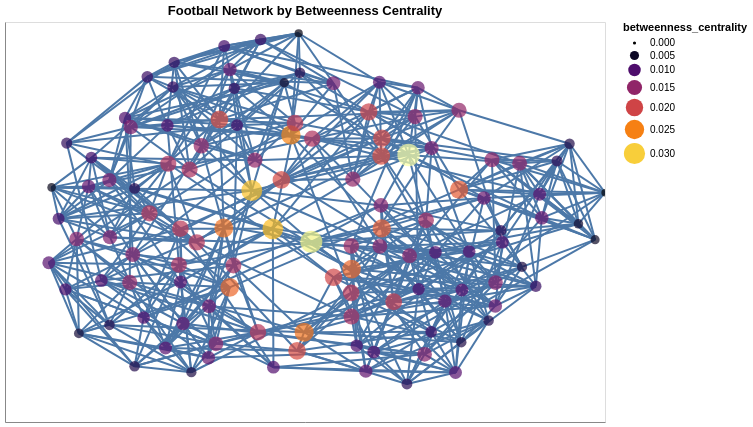

The cell this chart's notebook holds for it:
### Markdown cell above
### Betweenness Centrality

Assumption: important nodes are close to other nodes.

Betweenness centrality of a node v is the sum of the fraction of all-pairs shortest paths that pass through v. The formula essentially looks at the number of shortest paths between nodes s and t that pass through node v and divides it by all number of shortest paths between s and t (and sums over all paths that don’t start or end with v)

### Code cell
fig, (ax1,ax2) = plt.subplots(1,2,figsize=(16, 12))
ax1 = sns.barplot(x='Betweenness Centrality', y='Team', data=metric_main_df.sort_values(by='Betweenness Centrality', ascending=False)['Betweenness Centrality'].reset_index().rename(columns={'index': 'Team'})[:15], palette='rocket_r', ax=ax1)
ax2 = sns.barplot(x='Betweenness Centrality', y='Team', data=metric_main_df.sort_values(by='Betweenness Centrality', ascending=False)['Betweenness Centrality'].reset_index().rename(columns={'index': 'Team'})[-15:], palette='mako', ax=ax2)
ax1.set(title="Top 15 teams based on Betweenness Centrality")
ax2.set(title="Bottom 15 teams based on Betweenness Centrality")
ax2.yaxis.set_label_position("right")
ax2.yaxis.tick_right()
plt.show()

n = n.mark_circle().encode(
        color=alt.Color('betweenness_centrality:Q', scale=alt.Scale(scheme='inferno')), 
        size=alt.Size('betweenness_centrality:Q',
                     scale=alt.Scale(range=[10,500])),
        tooltip=[alt.Tooltip('name'), alt.Tooltip('degree')]
        ).interactive()
e = e.mark_line().encode()

(e+n).properties(width=600,height=400, title='Football Network by Betweenness Centrality')

### Figure 1 — Vega-Lite specification as saved in the notebook (floating-point values rounded to 4 significant figures; data arrays with more than 128 entries replaced by an {"elided": "..."} marker saying what was removed)
{"config": {"view": {"continuousWidth": 300, "continuousHeight": 300}}, "layer": [{"data": {"name": "data-c6e45f55288c418d95e0f765ffafb300"}, "mark": {"type": "line"}, "encoding": {"detail": {"field": "edge", "type": "quantitative"}, "x": {"axis": {"grid": false, "labels": false, "ticks": false, "title": ""}, "field": "x", "type": "quantitative"}, "y": {"axis": {"grid": false, "labels": false, "ticks": false, "title": ""}, "field": "y", "type": "quantitative"}}}, {"data": {"name": "data-54b6a065e8839618c9e9409270bf47f9"}, "mark": {"type": "circle"}, "encoding": {"color": {"field": "betweenness_centrality", "scale": {"scheme": "inferno"}, "type": "quantitative"}, "size": {"field": "betweenness_centrality", "scale": {"range": [10, 500]}, "type": "quantitative"}, "tooltip": [{"field": "name", "type": "nominal"}, {"field": "degree", "type": "quantitative"}], "x": {"axis": {"grid": false, "labels": false, "ticks": false}, "field": "x", "type": "quantitative"}, "y": {"axis": {"grid": false, "labels": false, "ticks": false}, "field": "y", "type": "quantitative"}}, "name": "view_8"}], "height": 400, "params": [{"name": "param_7", "select": {"type": "interval", "encodings": ["x", "y"]}, "bind": "scales", "views": ["view_8"]}, {"name": "param_8", "select": {"type": "interval", "encodings": ["x", "y"]}, "bind": "scales", "views": ["view_8"]}, {"name": "param_9", "select": {"type": "interval", "encodings": ["x", "y"]}, "bind": "scales", "views": ["view_8"]}], "title": "Football Network by Betweenness Centrality", "width": 600, "$schema": "https://vega.github.io/schema/vega-lite/v5.8.0.json", "datasets": {"data-c6e45f55288c418d95e0f765ffafb300": {"elided": "1226 records"}, "data-54b6a065e8839618c9e9409270bf47f9": [{"closeness_centrality": 0.4238, "betweenness_centrality": 0.03249, "degree": 12, "x": 0.02114, "hubs": 0.01009, "authorities": 0.01009, "name": "BrighamYoung", "eigenvector_centrality": 0.1065, "pagerank": 0.009588, "degree_centrality": 0.1053, "value": 7, "y": -0.09886}, {"closeness_centrality": 0.413, "betweenness_centrality": 0.01762, "degree": 12, "x": -0.5185, "hubs": 0.009132, "authorities": 0.009132, "name": "FloridaState", "eigenvector_centrality": 0.09639, "pagerank": 0.009641, "degree_centrality": 0.1053, "value": 0, "y": 0.04338}, {"closeness_centrality": 0.4071, "betweenness_centrality": 0.01312, "degree": 12, "x": 0.4219, "hubs": 0.01102, "authorities": 0.01102, "name": "Iowa", "eigenvector_centrality": 0.1163, "pagerank": 0.009509, "degree_centrality": 0.1053, "value": 2, "y": 0.3695}, {"closeness_centrality": 0.4207, "betweenness_centrality": 0.02307, "degree": 12, "x": 0.1554, "hubs": 0.01007, "authorities": 0.01007, "name": "KansasState", "eigenvector_centrality": 0.1062, "pagerank": 0.009617, "degree_centrality": 0.1053, "value": 3, "y": -0.2353}, {"closeness_centrality": 0.4028, "betweenness_centrality": 0.01066, "degree": 11, "x": 0.523, "hubs": 0.009589, "authorities": 0.009589, "name": "NewMexico", "eigenvector_centrality": 0.1012, "pagerank": 0.008887, "degree_centrality": 0.09649, "value": 7, "y": -0.3398}, {"closeness_centrality": 0.3838, "betweenness_centrality": 0.01066, "degree": 12, "x": 0.5019, "hubs": 0.009692, "authorities": 0.009692, "name": "TexasTech", "eigenvector_centrality": 0.1023, "pagerank": 0.009677, "degree_centrality": 0.1053, "value": 3, "y": -0.7527}, {"closeness_centrality": 0.4254, "betweenness_centrality": 0.01968, "degree": 12, "x": 0.2126, "hubs": 0.01069, "authorities": 0.01069, "name": "PennState", "eigenvector_centrality": 0.1129, "pagerank": 0.009548, "degree_centrality": 0.1053, "value": 2, "y": 0.5506}, {"closeness_centrality": 0.4014, "betweenness_centrality": 0.01456, "degree": 12, "x": 0.7154, "hubs": 0.01144, "authorities": 0.01144, "name": "SouthernCalifornia", "eigenvector_centrality": 0.1207, "pagerank": 0.009491, "degree_centrality": 0.1053, "value": 8, "y": 0.2935}, {"closeness_centrality": 0.3608, "betweenness_centrality": 0.005009, "degree": 11, "x": 0.967, "hubs": 0.01022, "authorities": 0.01022, "name": "ArizonaState", "eigenvector_centrality": 0.1078, "pagerank": 0.008844, "degree_centrality": 0.09649, "value": 8, "y": -0.08838}, {"closeness_centrality": 0.3972, "betweenness_centrality": 0.01183, "degree": 11, "x": 0.5964, "hubs": 0.0101, "authorities": 0.0101, "name": "SanDiegoState", "eigenvector_centrality": 0.1065, "pagerank": 0.008836, "degree_centrality": 0.09649, "value": 7, "y": 0.1197}, {"closeness_centrality": 0.3813, "betweenness_centrality": 0.006908, "degree": 10, "x": 0.612, "hubs": 0.008553, "authorities": 0.008553, "name": "Baylor", "eigenvector_centrality": 0.09026, "pagerank": 0.008212, "degree_centrality": 0.08772, "value": 3, "y": -0.4921}, {"closeness_centrality": 0.4028, "betweenness_centrality": 0.0114, "degree": 10, "x": 0.2028, "hubs": 0.007569, "authorities": 0.007569, "name": "NorthTexas", "eigenvector_centrality": 0.07987, "pagerank": 0.008345, "degree_centrality": 0.08772, "value": 10, "y": -0.7459}, {"closeness_centrality": 0.3904, "betweenness_centrality": 0.01014, "degree": 10, "x": -0.4587, "hubs": 0.006738, "authorities": 0.006738, "name": "NorthernIllinois", "eigenvector_centrality": 0.07111, "pagerank": 0.008382, "degree_centrality": 0.08772, "value": 6, "y": 0.4831}, {"closeness_centrality": 0.4207, "betweenness_centrality": 0.01729, "degree": 11, "x": 0.0239, "hubs": 0.01004, "authorities": 0.01004, "name": "Northwestern", "eigenvector_centrality": 0.106, "pagerank": 0.008828, "degree_centrality": 0.09649, "value": 2, "y": 0.4166}, {"closeness_centrality": 0.3851, "betweenness_centrality": 0.007074, "degree": 10, "x": -0.01687, "hubs": 0.007261, "authorities": 0.007261, "name": "WesternMichigan", "eigenvector_centrality": 0.07663, "pagerank": 0.008323, "degree_centrality": 0.08772, "value": 6, "y": 0.746}, {"closeness_centrality": 0.4238, "betweenness_centrality": 0.0209, "degree": 12, "x": 0.254, "hubs": 0.01102, "authorities": 0.01102, "name": "Wisconsin", "eigenvector_centrality": 0.1163, "pagerank": 0.00951, "degree_centrality": 0.1053, "value": 2, "y": 0.3303}, {"closeness_centrality": 0.4238, "betweenness_centrality": 0.02221, "degree": 11, "x": 0.2559, "hubs": 0.009836, "authorities": 0.009836, "name": "Wyoming", "eigenvector_centrality": 0.1038, "pagerank": 0.008848, "degree_centrality": 0.09649, "value": 7, "y": -0.03191}, {"closeness_centrality": 0.4116, "betweenness_centrality": 0.0166, "degree": 11, "x": -0.4202, "hubs": 0.00775, "authorities": 0.00775, "name": "Auburn", "eigenvector_centrality": 0.08179, "pagerank": 0.009018, "degree_centrality": 0.09649, "value": 9, "y": -0.2146}, {"closeness_centrality": 0.38, "betweenness_centrality": 0.008493, "degree": 11, "x": -0.5257, "hubs": 0.007118, "authorities": 0.007118, "name": "Akron", "eigenvector_centrality": 0.07512, "pagerank": 0.009132, "degree_centrality": 0.09649, "value": 6, "y": 0.7257}, {"closeness_centrality": 0.3904, "betweenness_centrality": 0.009759, "degree": 11, "x": -0.5997, "hubs": 0.00791, "authorities": 0.00791, "name": "VirginiaTech", "eigenvector_centrality": 0.08348, "pagerank": 0.009006, "degree_centrality": 0.09649, "value": 1, "y": 0.5202}, {"closeness_centrality": 0.4028, "betweenness_centrality": 0.02305, "degree": 11, "x": -0.251, "hubs": 0.007695, "authorities": 0.007695, "name": "Alabama", "eigenvector_centrality": 0.08122, "pagerank": 0.00903, "degree_centrality": 0.09649, "value": 9, "y": -0.3266}, {"closeness_centrality": 0.3972, "betweenness_centrality": 0.02213, "degree": 11, "x": 0.5137, "hubs": 0.01042, "authorities": 0.01042, "name": "UCLA", "eigenvector_centrality": 0.11, "pagerank": 0.008813, "degree_centrality": 0.09649, "value": 8, "y": 0.1615}, {"closeness_centrality": 0.3677, "betweenness_centrality": 0.006733, "degree": 11, "x": 0.8819, "hubs": 0.01046, "authorities": 0.01046, "name": "Arizona", "eigenvector_centrality": 0.1103, "pagerank": 0.008813, "degree_centrality": 0.09649, "value": 8, "y": 0.3912}, {"closeness_centrality": 0.3851, "betweenness_centrality": 0.007589, "degree": 11, "x": 0.6531, "hubs": 0.009901, "authorities": 0.009901, "name": "Utah", "eigenvector_centrality": 0.1045, "pagerank": 0.008861, "degree_centrality": 0.09649, "value": 7, "y": -0.04197}, {"closeness_centrality": 0.4238, "betweenness_centrality": 0.0207, "degree": 10, "x": -0.02655, "hubs": 0.007611, "authorities": 0.007611, "name": "ArkansasState", "eigenvector_centrality": 0.08032, "pagerank": 0.008311, "degree_centrality": 0.08772, "value": 10, "y": -0.6439}, {"closeness_centrality": 0.413, "betweenness_centrality": 0.01778, "degree": 11, "x": -0.361, "hubs": 0.008848, "authorities": 0.008848, "name": "NorthCarolinaState", "eigenvector_centrality": 0.09338, "pagerank": 0.008909, "degree_centrality": 0.09649, "value": 0, "y": -0.102}, {"closeness_centrality": 0.3986, "betweenness_centrality": 0.017, "degree": 10, "x": -0.3847, "hubs": 0.006719, "authorities": 0.006719, "name": "BallState", "eigenvector_centrality": 0.07092, "pagerank": 0.008392, "degree_centrality": 0.08772, "value": 6, "y": 0.2619}, {"closeness_centrality": 0.3826, "betweenness_centrality": 0.01066, "degree": 11, "x": -0.854, "hubs": 0.007534, "authorities": 0.007534, "name": "Florida", "eigenvector_centrality": 0.07951, "pagerank": 0.009035, "degree_centrality": 0.09649, "value": 9, "y": -0.2036}, {"closeness_centrality": 0.4086, "betweenness_centrality": 0.01817, "degree": 9, "x": 0.1538, "hubs": 0.006644, "authorities": 0.006644, "name": "BoiseState", "eigenvector_centrality": 0.07011, "pagerank": 0.007636, "degree_centrality": 0.07895, "value": 11, "y": -0.3542}, {"closeness_centrality": 0.4, "betweenness_centrality": 0.009029, "degree": 11, "x": -0.2266, "hubs": 0.008126, "authorities": 0.008126, "name": "BostonCollege", "eigenvector_centrality": 0.08576, "pagerank": 0.008999, "degree_centrality": 0.09649, "value": 1, "y": 0.4843}, {"closeness_centrality": 0.4101, "betweenness_centrality": 0.01509, "degree": 11, "x": -0.167, "hubs": 0.008295, "authorities": 0.008295, "name": "WestVirginia", "eigenvector_centrality": 0.08755, "pagerank": 0.00896, "degree_centrality": 0.09649, "value": 1, "y": 0.3089}, {"closeness_centrality": 0.3787, "betweenness_centrality": 0.008418, "degree": 11, "x": -0.1479, "hubs": 0.007822, "authorities": 0.007822, "name": "BowlingGreenState", "eigenvector_centrality": 0.08255, "pagerank": 0.009018, "degree_centrality": 0.09649, "value": 6, "y": 0.9123}, {"closeness_centrality": 0.4101, "betweenness_centrality": 0.01488, "degree": 11, "x": 0.3671, "hubs": 0.01035, "authorities": 0.01035, "name": "Michigan", "eigenvector_centrality": 0.1092, "pagerank": 0.0088, "degree_centrality": 0.09649, "value": 2, "y": 0.5269}, {"closeness_centrality": 0.3878, "betweenness_centrality": 0.007354, "degree": 10, "x": -0.568, "hubs": 0.007899, "authorities": 0.007899, "name": "Virginia", "eigenvector_centrality": 0.08337, "pagerank": 0.008215, "degree_centrality": 0.08772, "value": 0, "y": 0.1677}, {"closeness_centrality": 0.3762, "betweenness_centrality": 0.008026, "degree": 11, "x": -0.4361, "hubs": 0.007278, "authorities": 0.007278, "name": "Buffalo", "eigenvector_centrality": 0.07682, "pagerank": 0.009101, "degree_centrality": 0.09649, "value": 6, "y": 0.7986}, {"closeness_centrality": 0.3972, "betweenness_centrality": 0.01548, "degree": 11, "x": -0.3458, "hubs": 0.008382, "authorities": 0.008382, "name": "Syracuse", "eigenvector_centrality": 0.08846, "pagerank": 0.00894, "degree_centrality": 0.09649, "value": 1, "y": 0.3813}, {"closeness_centrality": 0.4014, "betweenness_centrality": 0.01321, "degree": 8, "x": -0.652, "hubs": 0.00532, "authorities": 0.00532, "name": "CentralFlorida", "eigenvector_centrality": 0.05614, "pagerank": 0.006976, "degree_centrality": 0.07018, "value": 5, "y": 0.2096}, {"closeness_centrality": 0.3945, "betweenness_centrality": 0.009131, "degree": 11, "x": -0.8212, "hubs": 0.008152, "authorities": 0.008152, "name": "GeorgiaTech", "eigenvector_centrality": 0.08603, "pagerank": 0.008981, "degree_centrality": 0.09649, "value": 0, "y": 0.01623}, {"closeness_centrality": 0.4043, "betweenness_centrality": 0.02519, "degree": 11, "x": -0.04704, "hubs": 0.007627, "authorities": 0.007627, "name": "CentralMichigan", "eigenvector_centrality": 0.08049, "pagerank": 0.009069, "degree_centrality": 0.09649, "value": 6, "y": 0.4356}, {"closeness_centrality": 0.4071, "betweenness_centrality": 0.0107, "degree": 11, "x": 0.248, "hubs": 0.009891, "authorities": 0.009891, "name": "Purdue", "eigenvector_centrality": 0.1044, "pagerank": 0.008838, "degree_centrality": 0.09649, "value": 2, "y": 0.6986}, {"closeness_centrality": 0.3986, "betweenness_centrality": 0.01398, "degree": 11, "x": 0.6351, "hubs": 0.009758, "authorities": 0.009758, "name": "Colorado", "eigenvector_centrality": 0.103, "pagerank": 0.00887, "degree_centrality": 0.09649, "value": 3, "y": -0.3028}, {"closeness_centrality": 0.3958, "betweenness_centrality": 0.006439, "degree": 10, "x": 0.7234, "hubs": 0.009395, "authorities": 0.009395, "name": "ColoradoState", "eigenvector_centrality": 0.09914, "pagerank": 0.008127, "degree_centrality": 0.08772, "value": 7, "y": -0.2247}, {"closeness_centrality": 0.3701, "betweenness_centrality": 0.00779, "degree": 7, "x": -0.7943, "hubs": 0.004577, "authorities": 0.004577, "name": "Connecticut", "eigenvector_centrality": 0.04831, "pagerank": 0.006269, "degree_centrality": 0.0614, "value": 5, "y": 0.3946}, {"closeness_centrality": 0.3958, "betweenness_centrality": 0.0136, "degree": 11, "x": -0.5812, "hubs": 0.007065, "authorities": 0.007065, "name": "EasternMichigan", "eigenvector_centrality": 0.07457, "pagerank": 0.009144, "degree_centrality": 0.09649, "value": 6, "y": 0.4748}, {"closeness_centrality": 0.4, "betweenness_centrality": 0.01437, "degree": 11, "x": -0.5741, "hubs": 0.008148, "authorities": 0.008148, "name": "EastCarolina", "eigenvector_centrality": 0.08599, "pagerank": 0.008973, "degree_centrality": 0.09649, "value": 4, "y": -0.1626}, {"closeness_centrality": 0.3972, "betweenness_centrality": 0.01144, "degree": 11, "x": -0.7216, "hubs": 0.008579, "authorities": 0.008579, "name": "Duke", "eigenvector_centrality": 0.09054, "pagerank": 0.008918, "degree_centrality": 0.09649, "value": 0, "y": 0.1776}, {"closeness_centrality": 0.3931, "betweenness_centrality": 0.01035, "degree": 11, "x": 0.6578, "hubs": 0.01133, "authorities": 0.01133, "name": "FresnoState", "eigenvector_centrality": 0.1196, "pagerank": 0.00874, "degree_centrality": 0.09649, "value": 11, "y": -0.101}, {"closeness_centrality": 0.4057, "betweenness_centrality": 0.0151, "degree": 11, "x": 0.5134, "hubs": 0.01043, "authorities": 0.01043, "name": "OhioState", "eigenvector_centrality": 0.1101, "pagerank": 0.008795, "degree_centrality": 0.09649, "value": 2, "y": 0.5587}, {"closeness_centrality": 0.4101, "betweenness_centrality": 0.01779, "degree": 11, "x": -0.1567, "hubs": 0.008766, "authorities": 0.008766, "name": "Houston", "eigenvector_centrality": 0.09251, "pagerank": 0.008932, "degree_centrality": 0.09649, "value": 4, "y": -0.5513}, {"closeness_centrality": 0.4043, "betweenness_centrality": 0.009785, "degree": 11, "x": 0.3787, "hubs": 0.01111, "authorities": 0.01111, "name": "Rice", "eigenvector_centrality": 0.1172, "pagerank": 0.008755, "degree_centrality": 0.09649, "value": 11, "y": -0.3354}, {"closeness_centrality": 0.3986, "betweenness_centrality": 0.01437, "degree": 9, "x": 0.3486, "hubs": 0.007045, "authorities": 0.007045, "name": "Idaho", "eigenvector_centrality": 0.07434, "pagerank": 0.0076, "degree_centrality": 0.07895, "value": 10, "y": -0.1684}, {"closeness_centrality": 0.3945, "betweenness_centrality": 0.0149, "degree": 11, "x": 0.6232, "hubs": 0.00988, "authorities": 0.00988, "name": "Washington", "eigenvector_centrality": 0.1042, "pagerank": 0.008873, "degree_centrality": 0.09649, "value": 8, "y": 0.3111}, {"closeness_centrality": 0.3972, "betweenness_centrality": 0.009851, "degree": 10, "x": 0.1724, "hubs": 0.0088, "authorities": 0.0088, "name": "Kansas", "eigenvector_centrality": 0.09286, "pagerank": 0.008184, "degree_centrality": 0.08772, "value": 3, "y": -0.6186}, {"closeness_centrality": 0.4116, "betweenness_centrality": 0.01656, "degree": 12, "x": 0.1548, "hubs": 0.01162, "authorities": 0.01162, "name": "SouthernMethodist", "eigenvector_centrality": 0.1226, "pagerank": 0.009472, "degree_centrality": 0.1053, "value": 11, "y": -0.4728}, {"closeness_centrality": 0.3738, "betweenness_centrality": 0.003906, "degree": 10, "x": -0.02101, "hubs": 0.007204, "authorities": 0.007204, "name": "Kent", "eigenvector_centrality": 0.07603, "pagerank": 0.008302, "degree_centrality": 0.08772, "value": 6, "y": 0.9438}, {"closeness_centrality": 0.3931, "betweenness_centrality": 0.01173, "degree": 11, "x": -0.2502, "hubs": 0.008411, "authorities": 0.008411, "name": "Pittsburgh", "eigenvector_centrality": 0.08877, "pagerank": 0.008941, "degree_centrality": 0.09649, "value": 1, "y": 0.7629}, {"closeness_centrality": 0.3813, "betweenness_centrality": 0.00954, "degree": 10, "x": -0.7985, "hubs": 0.007159, "authorities": 0.007159, "name": "Kentucky", "eigenvector_centrality": 0.07555, "pagerank": 0.008289, "degree_centrality": 0.08772, "value": 9, "y": -0.3369}, {"closeness_centrality": 0.3972, "betweenness_centrality": 0.01038, "degree": 10, "x": -0.6788, "hubs": 0.007164, "authorities": 0.007164, "name": "Louisville", "eigenvector_centrality": 0.07561, "pagerank": 0.008331, "degree_centrality": 0.08772, "value": 4, "y": -0.2922}, {"closeness_centrality": 0.4368, "betweenness_centrality": 0.02882, "degree": 10, "x": -0.1073, "hubs": 0.0075, "authorities": 0.0075, "name": "LouisianaTech", "eigenvector_centrality": 0.07915, "pagerank": 0.008371, "degree_centrality": 0.08772, "value": 11, "y": -0.03414}, {"closeness_centrality": 0.3972, "betweenness_centrality": 0.01087, "degree": 8, "x": -0.4149, "hubs": 0.005171, "authorities": 0.005171, "name": "LouisianaMonroe", "eigenvector_centrality": 0.05457, "pagerank": 0.007029, "degree_centrality": 0.07018, "value": 10, "y": -0.3}, {"closeness_centrality": 0.4116, "betweenness_centrality": 0.0152, "degree": 11, "x": 0.1593, "hubs": 0.00966, "authorities": 0.00966, "name": "Minnesota", "eigenvector_centrality": 0.1019, "pagerank": 0.008888, "degree_centrality": 0.09649, "value": 2, "y": 0.2143}, {"closeness_centrality": 0.4043, "betweenness_centrality": 0.02076, "degree": 11, "x": -0.2853, "hubs": 0.007829, "authorities": 0.007829, "name": "MiamiOhio", "eigenvector_centrality": 0.08263, "pagerank": 0.009014, "degree_centrality": 0.09649, "value": 6, "y": 0.5131}, {"closeness_centrality": 0.3918, "betweenness_centrality": 0.0142, "degree": 11, "x": -0.761, "hubs": 0.007819, "authorities": 0.007819, "name": "Vanderbilt", "eigenvector_centrality": 0.08253, "pagerank": 0.008985, "degree_centrality": 0.09649, "value": 9, "y": -0.085}, {"closeness_centrality": 0.4191, "betweenness_centrality": 0.01829, "degree": 9, "x": -0.4153, "hubs": 0.005876, "authorities": 0.005876, "name": "MiddleTennesseeState", "eigenvector_centrality": 0.06202, "pagerank": 0.007749, "degree_centrality": 0.07895, "value": 10, "y": -0.03352}, {"closeness_centrality": 0.4176, "betweenness_centrality": 0.02037, "degree": 11, "x": 0.2564, "hubs": 0.01009, "authorities": 0.01009, "name": "Illinois", "eigenvector_centrality": 0.1065, "pagerank": 0.008842, "degree_centrality": 0.09649, "value": 2, "y": 0.4192}, {"closeness_centrality": 0.3958, "betweenness_centrality": 0.0101, "degree": 11, "x": -0.5379, "hubs": 0.007714, "authorities": 0.007714, "name": "MississippiState", "eigenvector_centrality": 0.08142, "pagerank": 0.009021, "degree_centrality": 0.09649, "value": 9, "y": -0.4778}, {"closeness_centrality": 0.4014, "betweenness_centrality": 0.0107, "degree": 11, "x": -0.4649, "hubs": 0.007809, "authorities": 0.007809, "name": "Memphis", "eigenvector_centrality": 0.08241, "pagerank": 0.009034, "degree_centrality": 0.09649, "value": 4, "y": -0.6299}, {"closeness_centrality": 0.4014, "betweenness_centrality": 0.01181, "degree": 12, "x": 0.6344, "hubs": 0.0121, "authorities": 0.0121, "name": "Nevada", "eigenvector_centrality": 0.1277, "pagerank": 0.009438, "degree_centrality": 0.1053, "value": 11, "y": -0.4194}, {"closeness_centrality": 0.3918, "betweenness_centrality": 0.01076, "degree": 11, "x": 0.7821, "hubs": 0.01044, "authorities": 0.01044, "name": "Oregon", "eigenvector_centrality": 0.1102, "pagerank": 0.008824, "degree_centrality": 0.09649, "value": 8, "y": 0.1386}, {"closeness_centrality": 0.4222, "betweenness_centrality": 0.02414, "degree": 11, "x": -0.002929, "hubs": 0.00846, "authorities": 0.00846, "name": "NewMexicoState", "eigenvector_centrality": 0.08927, "pagerank": 0.009007, "degree_centrality": 0.09649, "value": 10, "y": -0.5509}, {"closeness_centrality": 0.4043, "betweenness_centrality": 0.01519, "degree": 11, "x": -0.5841, "hubs": 0.007632, "authorities": 0.007632, "name": "SouthCarolina", "eigenvector_centrality": 0.08055, "pagerank": 0.009016, "degree_centrality": 0.09649, "value": 9, "y": -0.3024}, {"closeness_centrality": 0.3918, "betweenness_centrality": 0.01257, "degree": 10, "x": 0.09483, "hubs": 0.007283, "authorities": 0.007283, "name": "Ohio", "eigenvector_centrality": 0.07686, "pagerank": 0.008301, "degree_centrality": 0.08772, "value": 6, "y": 0.6936}, {"closeness_centrality": 0.4101, "betweenness_centrality": 0.0163, "degree": 11, "x": 0.4037, "hubs": 0.009571, "authorities": 0.009571, "name": "IowaState", "eigenvector_centrality": 0.101, "pagerank": 0.008882, "degree_centrality": 0.09649, "value": 3, "y": 0.008722}, {"closeness_centrality": 0.3851, "betweenness_centrality": 0.008117, "degree": 11, "x": 0.7695, "hubs": 0.01136, "authorities": 0.01136, "name": "SanJoseState", "eigenvector_centrality": 0.1199, "pagerank": 0.008737, "degree_centrality": 0.09649, "value": 11, "y": -0.3213}, {"closeness_centrality": 0.4, "betweenness_centrality": 0.01017, "degree": 11, "x": 0.5472, "hubs": 0.00989, "authorities": 0.00989, "name": "Nebraska", "eigenvector_centrality": 0.1044, "pagerank": 0.008853, "degree_centrality": 0.09649, "value": 3, "y": -0.1472}, {"closeness_centrality": 0.3972, "betweenness_centrality": 0.01168, "degree": 10, "x": -0.322, "hubs": 0.007361, "authorities": 0.007361, "name": "SouthernMississippi", "eigenvector_centrality": 0.07768, "pagerank": 0.008287, "degree_centrality": 0.08772, "value": 4, "y": -0.6788}, {"closeness_centrality": 0.3787, "betweenness_centrality": 0.005947, "degree": 11, "x": -0.7537, "hubs": 0.007323, "authorities": 0.007323, "name": "Tennessee", "eigenvector_centrality": 0.07729, "pagerank": 0.009069, "degree_centrality": 0.09649, "value": 9, "y": -0.5569}, {"closeness_centrality": 0.3918, "betweenness_centrality": 0.0119, "degree": 11, "x": 0.7893, "hubs": 0.01043, "authorities": 0.01043, "name": "Stanford", "eigenvector_centrality": 0.1101, "pagerank": 0.008816, "degree_centrality": 0.09649, "value": 8, "y": 0.02079}, {"closeness_centrality": 0.3666, "betweenness_centrality": 0.005523, "degree": 11, "x": 0.9115, "hubs": 0.009885, "authorities": 0.009885, "name": "WashingtonState", "eigenvector_centrality": 0.1043, "pagerank": 0.008883, "degree_centrality": 0.09649, "value": 8, "y": -0.008956}, {"closeness_centrality": 0.3918, "betweenness_centrality": 0.008171, "degree": 11, "x": -0.4402, "hubs": 0.008185, "authorities": 0.008185, "name": "Temple", "eigenvector_centrality": 0.08639, "pagerank": 0.008959, "degree_centrality": 0.09649, "value": 1, "y": 0.6751}, {"closeness_centrality": 0.4351, "betweenness_centrality": 0.02916, "degree": 11, "x": -0.1773, "hubs": 0.008567, "authorities": 0.008567, "name": "Navy", "eigenvector_centrality": 0.09041, "pagerank": 0.008949, "degree_centrality": 0.09649, "value": 5, "y": 0.1574}, {"closeness_centrality": 0.4057, "betweenness_centrality": 0.01151, "degree": 11, "x": 0.4664, "hubs": 0.009791, "authorities": 0.009791, "name": "TexasA&M", "eigenvector_centrality": 0.1033, "pagerank": 0.008861, "degree_centrality": 0.09649, "value": 3, "y": -0.3958}, {"closeness_centrality": 0.4222, "betweenness_centrality": 0.03353, "degree": 11, "x": 0.3453, "hubs": 0.009563, "authorities": 0.009563, "name": "NotreDame", "eigenvector_centrality": 0.1009, "pagerank": 0.008864, "degree_centrality": 0.09649, "value": 5, "y": 0.3351}, {"closeness_centrality": 0.3945, "betweenness_centrality": 0.006637, "degree": 11, "x": 0.5212, "hubs": 0.01104, "authorities": 0.01104, "name": "TexasElPaso", "eigenvector_centrality": 0.1165, "pagerank": 0.008764, "degree_centrality": 0.09649, "value": 11, "y": -0.601}, {"closeness_centrality": 0.3851, "betweenness_centrality": 0.007433, "degree": 11, "x": 0.3398, "hubs": 0.00968, "authorities": 0.00968, "name": "Oklahoma", "eigenvector_centrality": 0.1021, "pagerank": 0.008881, "degree_centrality": 0.09649, "value": 3, "y": -0.8099}, {"closeness_centrality": 0.3931, "betweenness_centrality": 0.008034, "degree": 9, "x": -0.2356, "hubs": 0.00646, "authorities": 0.00646, "name": "Toledo", "eigenvector_centrality": 0.06817, "pagerank": 0.007617, "degree_centrality": 0.07895, "value": 6, "y": 0.6686}, {"closeness_centrality": 0.4101, "betweenness_centrality": 0.01238, "degree": 11, "x": -0.3199, "hubs": 0.00833, "authorities": 0.00833, "name": "Tulane", "eigenvector_centrality": 0.08791, "pagerank": 0.008983, "degree_centrality": 0.09649, "value": 4, "y": -0.4213}, {"closeness_centrality": 0.4086, "betweenness_centrality": 0.0142, "degree": 11, "x": -0.297, "hubs": 0.007942, "authorities": 0.007942, "name": "Mississippi", "eigenvector_centrality": 0.08382, "pagerank": 0.008995, "degree_centrality": 0.09649, "value": 9, "y": -0.6088}, {"closeness_centrality": 0.4302, "betweenness_centrality": 0.02008, "degree": 12, "x": 0.09517, "hubs": 0.01149, "authorities": 0.01149, "name": "Tulsa", "eigenvector_centrality": 0.1213, "pagerank": 0.009495, "degree_centrality": 0.1053, "value": 11, "y": -0.2761}, {"closeness_centrality": 0.4043, "betweenness_centrality": 0.01716, "degree": 11, "x": -0.4557, "hubs": 0.008667, "authorities": 0.008667, "name": "NorthCarolina", "eigenvector_centrality": 0.09147, "pagerank": 0.008919, "degree_centrality": 0.09649, "value": 0, "y": 0.2914}, {"closeness_centrality": 0.3918, "betweenness_centrality": 0.00862, "degree": 9, "x": 0.4207, "hubs": 0.007164, "authorities": 0.007164, "name": "UtahState", "eigenvector_centrality": 0.0756, "pagerank": 0.007587, "degree_centrality": 0.07895, "value": 5, "y": -0.5493}, {"closeness_centrality": 0.4161, "betweenness_centrality": 0.01654, "degree": 11, "x": -0.2385, "hubs": 0.008323, "authorities": 0.008323, "name": "Army", "eigenvector_centrality": 0.08784, "pagerank": 0.008968, "degree_centrality": 0.09649, "value": 4, "y": -0.2174}, {"closeness_centrality": 0.4238, "betweenness_centrality": 0.02384, "degree": 11, "x": -0.2707, "hubs": 0.00852, "authorities": 0.00852, "name": "Cincinnati", "eigenvector_centrality": 0.08992, "pagerank": 0.008947, "degree_centrality": 0.09649, "value": 4, "y": -0.02995}, {"closeness_centrality": 0.4086, "betweenness_centrality": 0.01395, "degree": 10, "x": 0.253, "hubs": 0.008918, "authorities": 0.008918, "name": "AirForce", "eigenvector_centrality": 0.0941, "pagerank": 0.008157, "degree_centrality": 0.08772, "value": 7, "y": 0.08285}, {"closeness_centrality": 0.3918, "betweenness_centrality": 0.005317, "degree": 10, "x": -0.06926, "hubs": 0.007649, "authorities": 0.007649, "name": "Rutgers", "eigenvector_centrality": 0.08073, "pagerank": 0.008243, "degree_centrality": 0.08772, "value": 1, "y": 0.6961}, {"closeness_centrality": 0.3851, "betweenness_centrality": 0.006927, "degree": 10, "x": -0.6517, "hubs": 0.007091, "authorities": 0.007091, "name": "Georgia", "eigenvector_centrality": 0.07484, "pagerank": 0.008293, "degree_centrality": 0.08772, "value": 9, "y": -0.5144}, {"closeness_centrality": 0.3762, "betweenness_centrality": 0.00694, "degree": 10, "x": -0.5681, "hubs": 0.007001, "authorities": 0.007001, "name": "LouisianaState", "eigenvector_centrality": 0.07389, "pagerank": 0.008308, "degree_centrality": 0.08772, "value": 9, "y": -0.7214}, {"closeness_centrality": 0.3958, "betweenness_centrality": 0.01039, "degree": 8, "x": -0.1053, "hubs": 0.005582, "authorities": 0.005582, "name": "LouisianaLafayette", "eigenvector_centrality": 0.0589, "pagerank": 0.006986, "degree_centrality": 0.07018, "value": 10, "y": -0.7258}, {"closeness_centrality": 0.3878, "betweenness_centrality": 0.01414, "degree": 11, "x": 0.3987, "hubs": 0.009117, "authorities": 0.009117, "name": "Texas", "eigenvector_centrality": 0.09621, "pagerank": 0.008947, "degree_centrality": 0.09649, "value": 3, "y": -0.6615}, {"closeness_centrality": 0.3762, "betweenness_centrality": 0.009063, "degree": 10, "x": -0.2694, "hubs": 0.007144, "authorities": 0.007144, "name": "Marshall", "eigenvector_centrality": 0.0754, "pagerank": 0.008317, "degree_centrality": 0.08772, "value": 6, "y": 0.8802}, {"closeness_centrality": 0.4028, "betweenness_centrality": 0.01178, "degree": 11, "x": 0.3766, "hubs": 0.01009, "authorities": 0.01009, "name": "MichiganState", "eigenvector_centrality": 0.1065, "pagerank": 0.008825, "degree_centrality": 0.09649, "value": 2, "y": 0.6712}, {"closeness_centrality": 0.4043, "betweenness_centrality": 0.01829, "degree": 10, "x": -0.03338, "hubs": 0.007743, "authorities": 0.007743, "name": "MiamiFlorida", "eigenvector_centrality": 0.08172, "pagerank": 0.008243, "degree_centrality": 0.08772, "value": 1, "y": 0.4949}, {"closeness_centrality": 0.4014, "betweenness_centrality": 0.01593, "degree": 10, "x": 0.1543, "hubs": 0.008559, "authorities": 0.008559, "name": "Missouri", "eigenvector_centrality": 0.09032, "pagerank": 0.008204, "degree_centrality": 0.08772, "value": 3, "y": -0.1203}, {"closeness_centrality": 0.3904, "betweenness_centrality": 0.01354, "degree": 10, "x": -0.65, "hubs": 0.007745, "authorities": 0.007745, "name": "Clemson", "eigenvector_centrality": 0.08175, "pagerank": 0.008232, "degree_centrality": 0.08772, "value": 0, "y": -0.07573}, {"closeness_centrality": 0.4222, "betweenness_centrality": 0.01882, "degree": 12, "x": 0.2957, "hubs": 0.01078, "authorities": 0.01078, "name": "NevadaLasVegas", "eigenvector_centrality": 0.1137, "pagerank": 0.009541, "degree_centrality": 0.1053, "value": 7, "y": -0.3988}, {"closeness_centrality": 0.3864, "betweenness_centrality": 0.004372, "degree": 10, "x": -0.8446, "hubs": 0.007762, "authorities": 0.007762, "name": "WakeForest", "eigenvector_centrality": 0.08192, "pagerank": 0.008225, "degree_centrality": 0.08772, "value": 0, "y": 0.173}, {"closeness_centrality": 0.427, "betweenness_centrality": 0.0205, "degree": 11, "x": -0.07873, "hubs": 0.009952, "authorities": 0.009952, "name": "Indiana", "eigenvector_centrality": 0.105, "pagerank": 0.008827, "degree_centrality": 0.09649, "value": 2, "y": 0.2106}, {"closeness_centrality": 0.3986, "betweenness_centrality": 0.01036, "degree": 10, "x": 0.2293, "hubs": 0.00868, "authorities": 0.00868, "name": "OklahomaState", "eigenvector_centrality": 0.0916, "pagerank": 0.008196, "degree_centrality": 0.08772, "value": 3, "y": -0.6503}, {"closeness_centrality": 0.354, "betweenness_centrality": 0.003002, "degree": 10, "x": 1.0, "hubs": 0.009571, "authorities": 0.009571, "name": "OregonState", "eigenvector_centrality": 0.101, "pagerank": 0.008123, "degree_centrality": 0.08772, "value": 8, "y": 0.1462}, {"closeness_centrality": 0.3918, "betweenness_centrality": 0.008957, "degree": 11, "x": -0.712, "hubs": 0.008269, "authorities": 0.008269, "name": "Maryland", "eigenvector_centrality": 0.08727, "pagerank": 0.008962, "degree_centrality": 0.09649, "value": 0, "y": 0.3218}, {"closeness_centrality": 0.413, "betweenness_centrality": 0.01437, "degree": 11, "x": 0.2495, "hubs": 0.01089, "authorities": 0.01089, "name": "TexasChristian", "eigenvector_centrality": 0.1149, "pagerank": 0.008777, "degree_centrality": 0.09649, "value": 4, "y": -0.1215}, {"closeness_centrality": 0.3826, "betweenness_centrality": 0.007516, "degree": 11, "x": 0.84, "hubs": 0.01054, "authorities": 0.01054, "name": "California", "eigenvector_centrality": 0.1112, "pagerank": 0.008809, "degree_centrality": 0.09649, "value": 8, "y": 0.3052}, {"closeness_centrality": 0.3958, "betweenness_centrality": 0.01158, "degree": 10, "x": -0.4066, "hubs": 0.006918, "authorities": 0.006918, "name": "AlabamaBirmingham", "eigenvector_centrality": 0.07301, "pagerank": 0.008369, "degree_centrality": 0.08772, "value": 4, "y": -0.5075}, {"closeness_centrality": 0.3775, "betweenness_centrality": 0.006498, "degree": 10, "x": -0.3788, "hubs": 0.006675, "authorities": 0.006675, "name": "Arkansas", "eigenvector_centrality": 0.07045, "pagerank": 0.008369, "degree_centrality": 0.08772, "value": 9, "y": -0.7512}, {"closeness_centrality": 0.413, "betweenness_centrality": 0.01025, "degree": 11, "x": 0.4346, "hubs": 0.01115, "authorities": 0.01115, "name": "Hawaii", "eigenvector_centrality": 0.1177, "pagerank": 0.008759, "degree_centrality": 0.09649, "value": 11, "y": -0.1516}]}}
